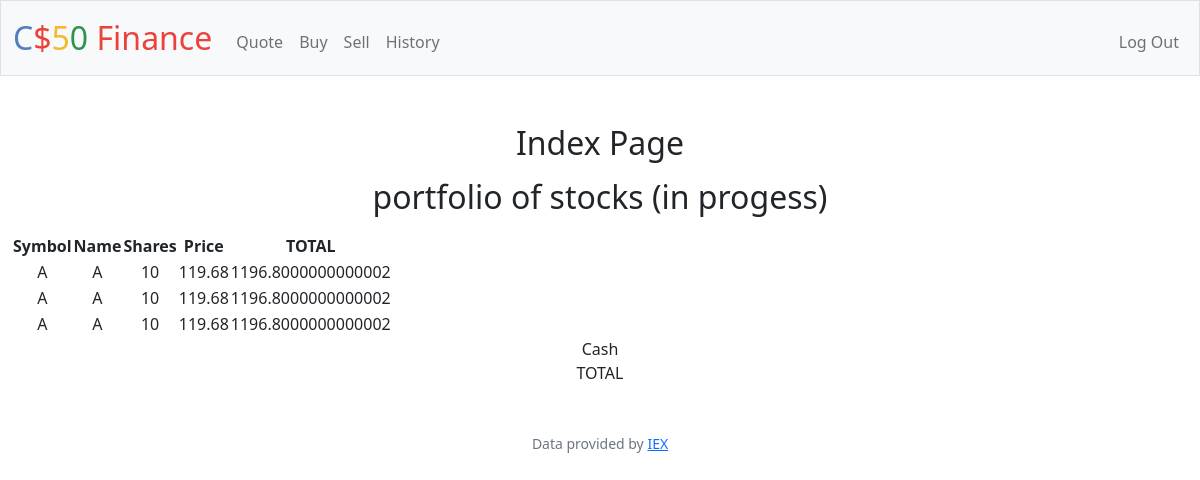
The app's page / (signed in), older data.
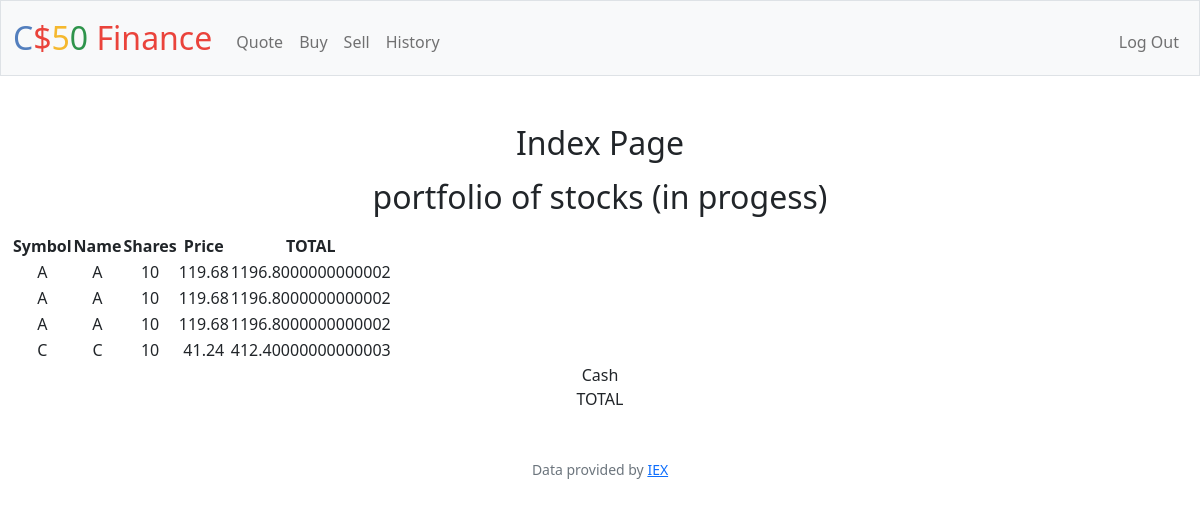
The same page, newer data.
### tables this page shows
CREATE TABLE buy_histories (
        id INTEGER PRIMARY KEY AUTOINCREMENT NOT NULL,
        symbol TEXT,
        name TEXT,
        shares NUMERIC,
        price NUMERIC,
        total NUMERIC,
        user_id INTEGER,
        FOREIGN KEY (user_id) REFERENCES users(id)
    );

### app.py (the view)
@app.route("/")
@login_required
def index():
    buy_histories = db.execute("SELECT * FROM buy_histories")
    return render_template("index.html", buy_histories = buy_histories)

### app.py (called while the page is built)
@app.after_request
def after_request(response):
    response.headers["Cache-Control"] = "no-cache, no-store, must-revalidate"
    response.headers["Expires"] = 0
    response.headers["Pragma"] = "no-cache"
    return response

### helpers.py (called while the page is built)
def login_required(f):
    @wraps(f)
    def decorated_function(*args, **kwargs):
        if session.get("user_id") is None:
            return redirect("/login")
        return f(*args, **kwargs)
    return decorated_function

### templates/index.html (shortened to what this page needs)
{% extends "layout.html" %}
{% block main %}
    <h2 class="mb-3">Index Page</h2>
    <h2 class="mb-3">portfolio of stocks (in progess)</h2>
    <table>
        <thead>
            <tr>
                <th>Symbol</th>
                <th>Name</th>
                <th>Shares</th>
                <th>Price</th>
                <th>TOTAL</th>
            </tr>
        </thead>
        <tbody>
            {% for item in buy_histories %}
            <tr>
                <td>{{ item.symbol }}</td>
                <td>{{ item.name }}</td>
                <td>{{ item.shares }}</td>
                <td>{{ item.price }}</td>
                <td>{{ item.total }}</td>
            </tr>
            {% endfor %}
        </tbody>
    </table>
    <div>Cash {{valid_cash}}</div>
    <div>TOTAL </div>
{% endblock %}

### templates/layout.html (shortened to what this page needs)
<!DOCTYPE html>
<html lang="en">
    <head>
        <link href="https://cdn.jsdelivr.net/npm/bootstrap@5.1.3/dist/css/bootstrap.min.css" rel="stylesheet">
        <link href="/static/styles.css" rel="stylesheet">
    </head>
    <body>
        <nav class="bg-light border navbar navbar-expand-md navbar-light">
            <div class="container-fluid">
                <a class="navbar-brand" href="/"><span class="blue">C</span><span class="red">$</span><span class="yellow">5</span><span class="green">0</span> <span class="red">Finance</span></a>
                <div class="collapse navbar-collapse" id="navbar">
                    {% if session["user_id"] %}
                        <ul class="navbar-nav me-auto mt-2">
                            <li class="nav-item"><a class="nav-link" href="/quote">Quote</a></li>
                            <li class="nav-item"><a class="nav-link" href="/buy">Buy</a></li>
                            <li class="nav-item"><a class="nav-link" href="/sell">Sell</a></li>
                            <li class="nav-item"><a class="nav-link" href="/history">History</a></li>
                        </ul>
                        <ul class="navbar-nav ms-auto mt-2">
                            <li class="nav-item"><a class="nav-link" href="/logout">Log Out</a></li>
                        </ul>
                    {% else %}
                        <ul class="navbar-nav ms-auto mt-2">
                            <li class="nav-item"><a class="nav-link" href="/register">Register</a></li>
                            <li class="nav-item"><a class="nav-link" href="/login">Log In</a></li>
                        </ul>
                    {% endif %}
                </div>
            </div>
        </nav>
        <main class="container-fluid py-5 text-center">
            {% block main %}{% endblock %}
        </main>
        <footer class="mb-5 small text-center text-muted">
            Data provided by <a href="https://iexcloud.io/">IEX</a>
        </footer>
    </body>
</html>

### static/styles.css (style rules this page uses)
nav .navbar-brand { font-size: xx-large; }
nav .navbar-brand .blue { color: #537fbe; }
nav .navbar-brand .red { color: #ea433b; }
nav .navbar-brand .yellow { color: #f5b82e; }
nav .navbar-brand .green { color: #2e944b; }

Row changes from the older to the newer data that the page shows:
added buy_histories: symbol "C", name "C", shares "10", price "41.24", total "412.40000000000003"
